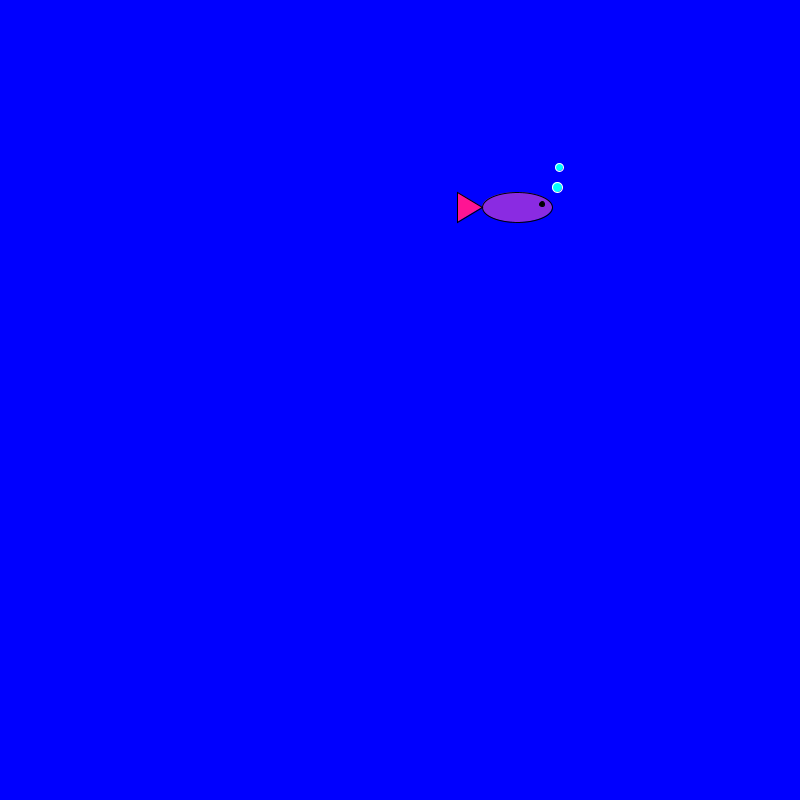
Frame 1 (no input)
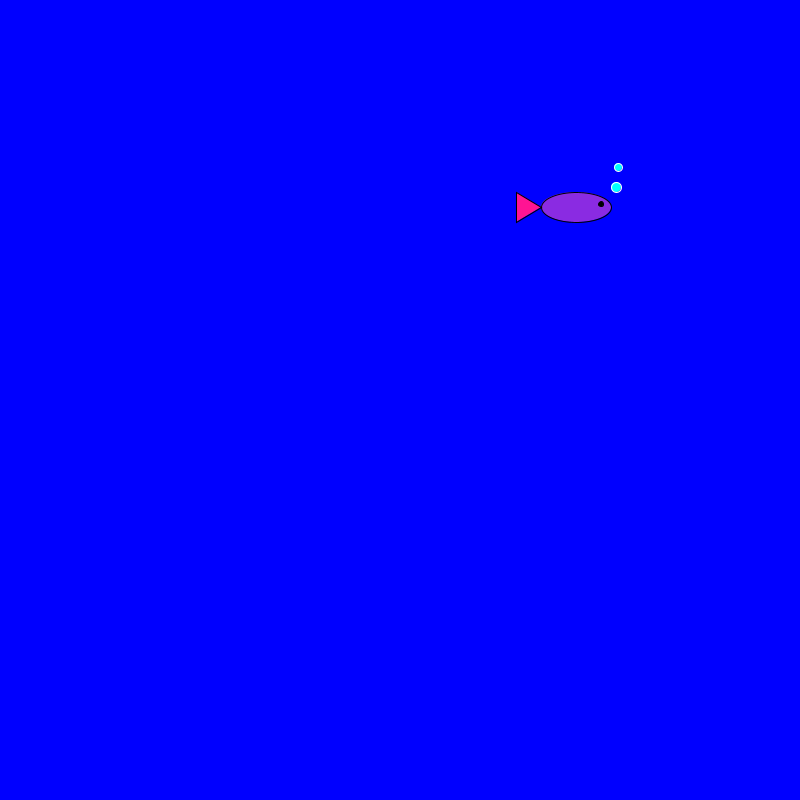
Frame 60 (the mouse pressed at the canvas centre just before this capture)
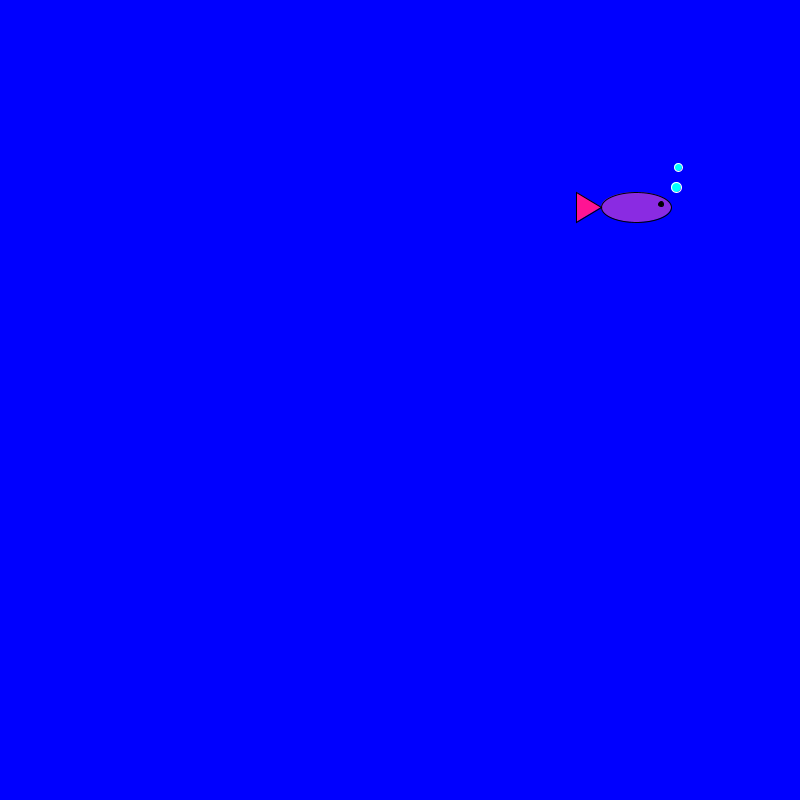
Frame 120 (the mouse held since frame 60 and released just before this capture)

The Processing sketch that drew these frames (run headless with seeded random() and noise(); from frame 60 on, the mouse is pressed at the canvas centre):

// Processing sketch: Fish2
// ── Fish2.pde
//Trisha Miglani's beautiful sea creature
TrishaFish f;
void setup() {
  size(800, 800);
  f=new TrishaFish();
  f.x=(int)random(width);
  f.y=(int)random(height);
  f.draw();
}
void draw() {
  background(0, 0, 255);
  f.draw();
  f.swim();
}
void mouseClicked() {
}


// ── TrishaFish.pde
class TrishaFish {
  int x;
  int y;
  void draw() {
    fill(138, 43, 226);
    stroke(0, 0, 0);
    ellipse(x, y, 70, 30);
    fill(255, 20, 147);
    stroke(0, 0, 0);
    triangle(x-35, y, x-60, y+15, x-60, y-15);
    fill(255, 20, 147);
    fill(0, 0, 0);
    ellipse(x+25, y-3, 5, 5);
    fill(0, 255, 255);
    stroke(255, 255, 255);
    ellipse(x+40, y-20, 10, 10);
    ellipse(x+42, y-40, 8, 8);
  }
  void swim() {
    if (x>width) {
      x=0;
    }
    else {
      x=x+1;
    }
  }
}
